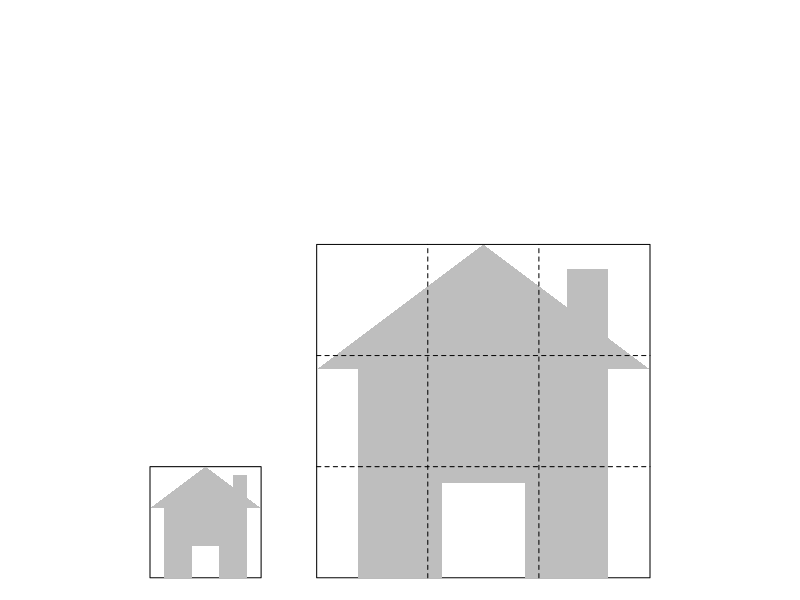

The R script that drew this image:

#png(file="casa.png",width=1300, height=1300, res = 300)
x <- 20
y <- 20
par(mar=c(0, 0, 0, 0))
plot(x, y, asp=1, ylim=c(-10, 10), xlim=c(-10, 10), ylab="", xlab="", col = "black", yaxt = 'n', xaxt='n', frame.plot = FALSE)
rect(-9, -10, -5, -6)
rect(-3, -10, 9, 2)

x = c(-9, -7, -5)
y = c(-7.5, -6, -7.5)
polygon(x,y, col = "grey", border = NA)

rect(-8.5, -10, -7.5, -7.5, col = "grey", border = NA)
rect(-5.5, -10, -6.5, -7.5, col = "grey", border = NA)
rect(-8.5, -8.867, -5.5, -7.5, col = "grey", border = NA)
rect(-6, -7.5, -5.5, -6.3, col = "grey", border = NA)

x = c(-3, 3, 9)
y = c(-2.5, 2, -2.5)
polygon(x,y, col = "grey", border = NA)

rect(-1.5, -10, 1.5, -2.5, col = "grey", border = NA)
rect(7.5, -10, 4.5, -2.5, col = "grey", border = NA)
rect(-1.5, -6.6, 7.5, -2.5, col = "grey", border = NA)
rect(6, -2.5, 7.5, 1.1, col = "grey", border = NA)

lines(c(-3, 9), c(-6,-6), lty=2)
lines(c(-3, 9), c(-2, -2), lty=2)
lines(c(1, 1), c(-10, 2), lty=2)
lines(c(5, 5), c(-10, 2), lty=2)

#dev.off()
